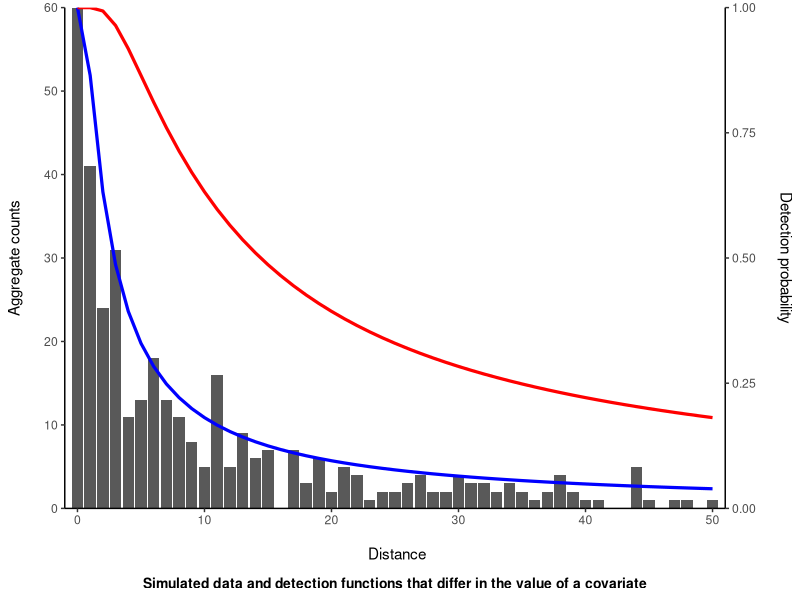

Write R code to recreate this figure.
## ---- chunk 1
knitr::opts_chunk$set(
  collapse = TRUE,
  comment = "#>"
)

library(tidyverse)
## ---- chunk 2
library(tidyverse)


dist<-seq(0,50,1)

z<-2

z.real<-1+rexp(51,4)

haz1<-1-exp(-(dist/z)^-1)
haz.real<-1-exp(-(dist/z.real)^-1)
haz2<-1-exp(-(dist/10)^-1)
#######################
# sigma.s<-exp(3)
#
# half.norm<-exp(-(dist^2)/(2*sigma.s^2))
#
# plot(half.norm)

#########################







map_dfc(1:30,~rbinom(51,2,haz.real))%>%
 rowSums()->sim.obs

dumb.dat<-data.frame(x=dist,y=sim.obs)

det.probs<-data.frame(x=dist,y1=haz1,y2=haz2)


ylim.prim<-c(0,60)
ylim.sec<-c(0,1)

b<-diff(ylim.prim)/diff(ylim.sec)

a<-ylim.prim[1]-b*ylim.sec[1]

ggplot2::ggplot(dumb.dat,aes(x=x,y=y))+
  geom_col()+
  geom_line(data=det.probs,aes(x=x,y=a+b*y1),color='blue',lwd=1.1)+
  geom_line(data=det.probs,aes(x=x,y=a+b*y2),color='red',lwd=1.1)+
  theme_classic()+
  scale_y_continuous("Aggregate counts\n",
                     expand=c(0,0),
                     sec.axis = sec_axis(~ (. - a)/b, name = "Detection probability\n")) +
  scale_x_continuous("\n Distance",expand=c(0,0),
                     limits=c(-1,51))+
  labs(caption='Simulated data and detection functions that differ in the value of a covariate')+
  theme(
    plot.caption = element_text(
      hjust = 0.5, # Align left
      face='bold',
      size = 10,
      colour = "black",
      margin = margin(t = 10) # Add space above the caption
    )
  )
## ---- chunk 3

table.dat<-data.frame(
  meth=c("Time of Detection",
                             "Double Observer",
                             "Distance Sampling",
                             "Removal Methods"),
                      single.visit=c('+',
                                     '+',
                                     '+',
                                     '+'),
                      mult.visit=c("",
                                       "",
                                       "",
                                       "+"),
                      ind.het=c("+",
                                    "",
                                    "+",
                                    ""),
                      observer=c("",
                                 "+",
                                 "",
                                 ""),
                      sight.ava=c("C",
                                   "C",
                                   "S",
                                   "C")

)%>%
flextable::flextable(.)%>%
# flextable::set_caption(flextable::as_paragraph(flextable::as_b('Table 1.'), 
#                                     " Strengths and weaknesses"),
#                        align_with_table = FALSE)%>%
  flextable::theme_vanilla() %>% 
  flextable::align(align = "center", part = "all")%>%
  flextable::border_inner_h(
    flextable::fp_border_default(width=0),
                            part='body')%>%
  flextable::set_header_labels(meth="",
                               single.visit='Single visit?',
                               mult.visit= "Multiple visits?",
                               ind.het="Heterogeneity in detection?",
                               observer= "Observer differences?",
                               sight.ava="Sightability/ Availability?")%>%
  flextable::footnote(i=1,j=2:6,
                      value=flextable::as_paragraph(
                        c("Can be performed with a single visit",
                          "Can be perfomed across multiple visits",
                          "Method accounts for heterogeneity in detection",
                          "Can account for differences among observers",
                          "How are sightability/ availability handled; C= combined, S= sightability only")),
                    ref_symbols=c("a","b","c","d","e"),
                    part="header")%>%
    flextable::autofit(.)%>%
  flextable::width(j=2:6,width=1.3,unit='in')%>%
  flextable::padding(padding.top = 2,
                     padding.bottom = 2,part='footer')%>%
    flextable::padding(padding.top = 4,
                     padding.bottom = 4,part='body')->sum.tab

sum.tab
